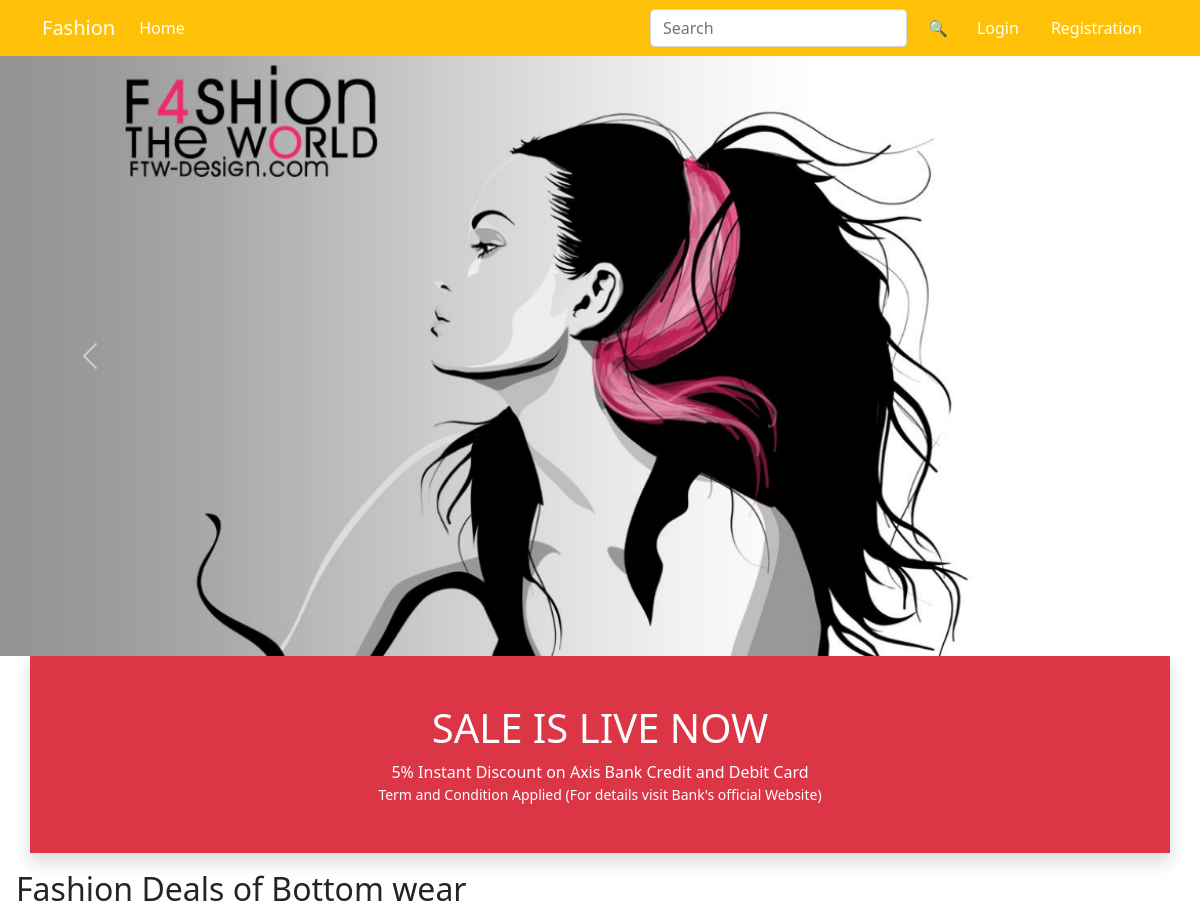
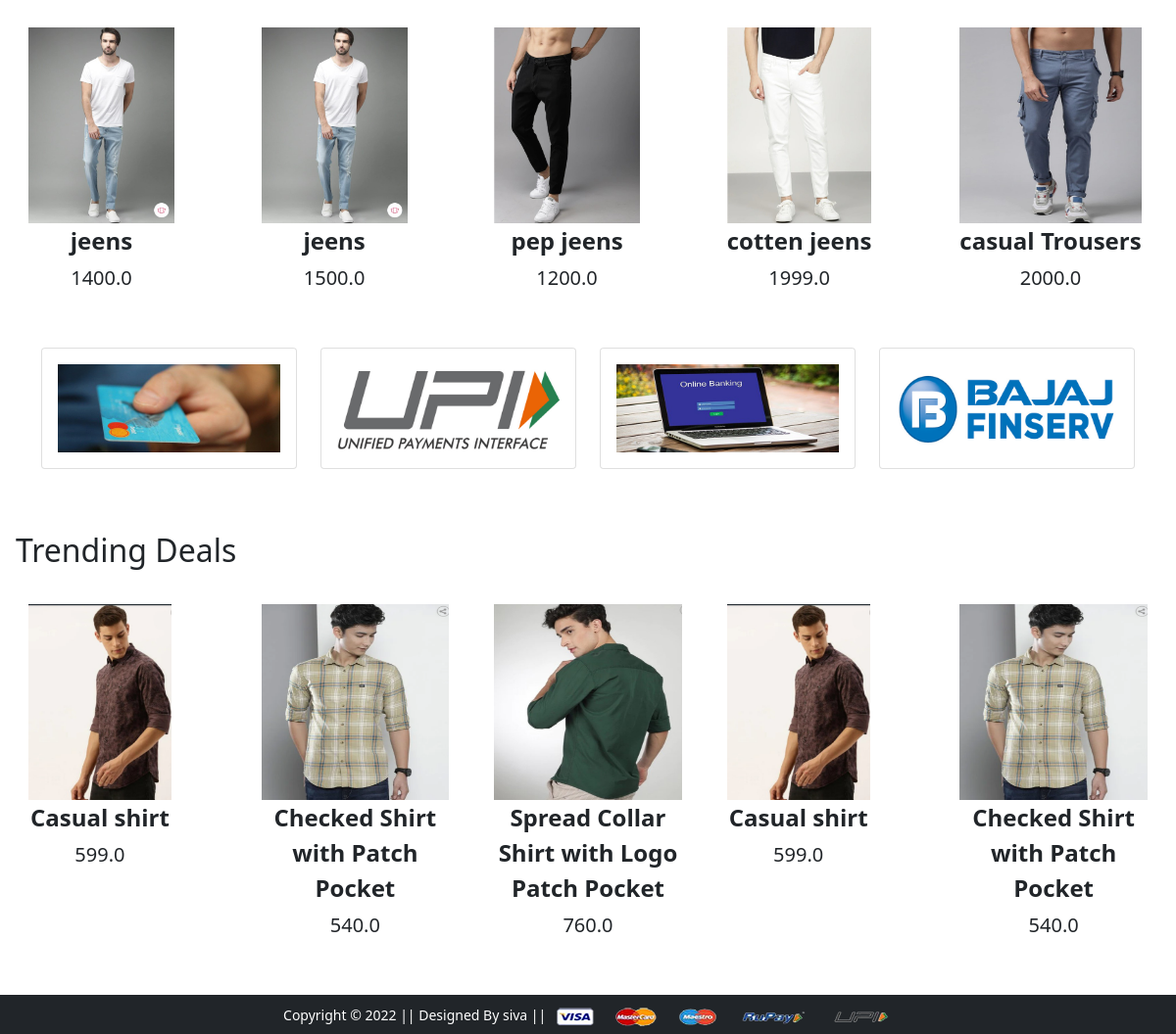
The page / on the database its author committed (2 pictures, top to bottom).
### app/models.py (models this page shows, shortened)
class Product(models.Model):
    title=models.CharField(max_length=100)
    selling_price=models.FloatField()
    discounted_price=models.FloatField()
    description=models.TextField()
    brand=models.CharField(max_length=100)
    category=models.CharField(choices=CATEGORY_CHOICES,max_length=2)
    product_image= models.ImageField(upload_to='productimg')

### app/views.py (the view)
# urls.py: path('', views.ProductView.as_view(), name='home'),
class ProductView(View):
 def get(self,request):
  topwears = Product.objects.filter(category='TW')
  bottomwears = Product.objects.filter(category='BW')
  return render(request,'app/home.html',{'topwears':topwears,'bottomwears': bottomwears})

### app/templates/app/home.html (shortened to what this page needs)
{% extends 'app/base.html' %}
{% load static %}
{% block banner_slider %}
 <div id="carouselExampleControls" class="carousel slide" data-bs-ride="carousel">
  <div class="carousel-inner">
    <div class="carousel-item active">
      <img src="{% static 'app/images/banner/b4.jpg' %}" class="d-block w-100" alt="...">
    </div>
  </div>
  <a class="carousel-control-prev" href="#carouselExampleControls" role="button" data-bs-slide="prev">
    <span class="carousel-control-prev-icon" aria-hidden="true"></span>
  </a>
  <a class="carousel-control-next" href="#carouselExampleControls" role="button" data-bs-slide="next">
    <span class="carousel-control-next-icon" aria-hidden="true"></span>
  </a>
    </div>
{% endblock banner_slider %}
{% block livesale %}
<div class="container">
  <div class="row bg-danger text-center p-5 text-white border-bottom shadow">
    <h1>SALE IS LIVE NOW</h1>
    <span>5% Instant Discount on Axis Bank Credit and Debit Card</span>
    <small class="fw-lighter">Term and Condition Applied (For details visit Bank's official Website)</small>
  </div>
</div>
{% endblock livesale %}
{% block main-content %}
<div class="m-3">
 <h2>Fashion Deals of Bottom wear</h2>
 <div class="owl-carousel" id="slider1">
    {% for b in bottomwears %}
 <a href="{% url 'product-detail' b.id %}" class="btn"><div class="item"><img src="{{b.product_image.url}}" alt="" height="200px"><span class="fw-bold">{{b.title}}</span><br><span class="fs-5">{{b.discounted_price}} </span></div></a>
    {% endfor %}
 </div>
</div>
<div class="container my-5">
 <div class="row">
  <div class="col-sm-3">
   <div class="card mb-3">
     <div class="card-body">
     <img src="{% static 'app/images/payavail/cc.jpg' %}" alt="" srcset="" class="img-fluid">
     </div>
   </div>
  </div>
  <div class="col-sm-3">
   <div class="card mb-3">
     <div class="card-body">
      <img src="{% static 'app/images/payavail/upi.jpg' %}" alt="" srcset="" class="img-fluid">
     </div>
   </div>
  </div>
  <div class="col-sm-3">
   <div class="card mb-3">
     <div class="card-body">
      <img src="{% static 'app/images/payavail/nb.jpg' %}" alt="" srcset="" class="img-fluid">
     </div>
   </div>
  </div>
  <div class="col-sm-3">
   <div class="card mb-3">
     <div class="card-body">
      <img src="{% static 'app/images/payavail/bj.jpg' %}" alt="" srcset="" class="img-fluid">
     </div>
   </div>
  </div>
 </div>
</div>
<div class="mx-3">
 <h2>Trending Deals</h2>
 <div class="owl-carousel" id="slider2">
 {% for t in topwears %}
 <a href="{% url 'product-detail' t.id %}" class="btn"><div class="item"><img src="{{t.product_image.url}}" alt="" height="200px"><span class="fw-bold">{{t.title}}</span><br><span class="fs-5">{{t.discounted_price}} </span></div></a>
    {% endfor %}
 </div>
</div>
{% endblock main-content %}

### app/templates/app/base.html (shortened to what this page needs)
<!doctype html>
{% load static %}
<html lang="en">
  <head>
    <link href="https://cdn.jsdelivr.net/npm/bootstrap@5.0.0-beta1/dist/css/bootstrap.min.css" rel="stylesheet">
    <link rel="stylesheet" href="{% static 'app/css/owl.carousel.min.css' %}">
    <link rel="stylesheet" href="{% static 'app/css/all.min.css' %}">
    <link rel="stylesheet" href="{% static 'app/css/style.css' %}">
  </head>
  <body>
    <nav class="navbar navbar-expand-lg navbar-dark bg-warning">
     <div class="container">
       <a class="navbar-brand" href="/">Fashion</a>
       <div class="collapse navbar-collapse" id="navbarSupportedContent">
         <ul class="navbar-nav me-auto mb-2 mb-lg-0">
           <li class="nav-item">
             <a class="nav-link active" aria-current="page" href="/">Home</a>
           </li>
         </ul>
         <form class="d-flex">
           <input class="form-control me-2" type="search" placeholder="Search" aria-label="Search">
           <button class="btn btn-warning" type="submit">🔍</button>
         </form>
         <div>
          <ul class="navbar-nav me-auto mb-2 mb-lg-0">
              {% if request.user.is_authenticated %}
           <li class="nav-item dropdown mx-2">
              <a class="nav-link dropdown-toggle text-white" href="#" id="profileDropdown" role="button" data-bs-toggle="dropdown" aria-expanded="false">
                {{request.user.username|capfirst}}
              </a>
              <ul class="dropdown-menu" aria-labelledby="profileDropdown">
                <li><a class="dropdown-item" href="{% url 'profile' %}">Profile</a></li>
                <li><a class="dropdown-item" href="{% url 'orders' %}">Orders</a></li>
                <li><a class="dropdown-item" href="{% url 'passwordchange' %}">Change Password</a></li>
                <li><a class="dropdown-item" href="{% url 'logout' %} ">Logout</a></li>
              </ul>
            </li>
            <li class="nav-item mx-2">
             <a href="{% url 'showcart' %}" class="nav-link text-white"><span class="badge bg-danger">4</span> Cart </a>
            </li>
              {% else %}
            <li class="nav-item mx-2">
             <a href="{% url 'login' %}" class="nav-link text-white">Login</a>
            </li>
            <li class="nav-item mx-2">
             <a href="{% url 'customerregistration' %}" class="nav-link text-white">Registration</a>
            </li>
              {% endif %}
          </ul>
         </div>
       </div>
     </div>
    </nav>
    {% block banner_slider %} {% endblock banner_slider %}
    {% block livesale %} {% endblock livesale %}
    {% block main-content %} {% endblock main-content %}
    <footer class="container-fluid bg-dark text-center p-2 mt-5">
        <small class="text-white">Copyright &copy; 2022 || Designed By siva || </small>
        <img src="{% static 'app/images/payment.png' %}" alt="" srcset="" class="img-fluid" height="2px">
    </footer>
  </body>
</html>

### app/static/app/css/style.css (style rules this page uses)
.owl-carousel .item { font-size: 24px; text-align: center; margin-top: 20px;; }

### rows shown on the page
Product: product_image (picture), title "jeens", discounted_price "1400.0"
Product: product_image (picture), title "jeens", discounted_price "1500.0"
Product: product_image (picture), title "pep jeens", discounted_price "1200.0"
Product: product_image (picture), title "cotten jeens", discounted_price "1999.0"
Product: product_image (picture), title "casual Trousers", discounted_price "2000.0"
Product: product_image (picture), title "Casual shirt", discounted_price "599.0"
Product: product_image (picture), title "Checked Shirt with Patch Pocket", discounted_price "540.0"
Product: product_image (picture), title "Spread Collar Shirt with Logo Patch Pocket", discounted_price "760.0"
